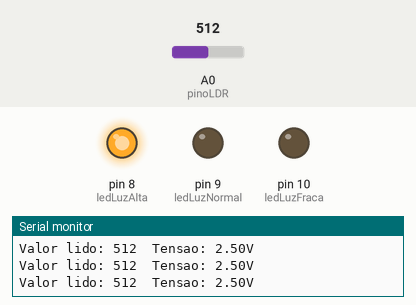
Bench run of a sketch on a simulated Arduino Uno, built with avr-gcc and run on an emulated ATmega328P. On the bench: output pins drawn as LEDs (lit = HIGH), the last lines printed to the serial monitor. Inputs (shaded band) come from the test bench; at power-on: A0 (pinoLDR) = 512.

Above: at 1.2 s.
1.3 s: A0 (pinoLDR) set to 317
4.3 s: A0 (pinoLDR) set to 287
At 5.5 s:
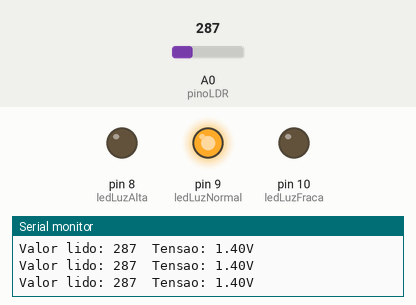
5.8 s: A0 (pinoLDR) set to 104
8.8 s: A0 (pinoLDR) set to 95
At 9.8 s:
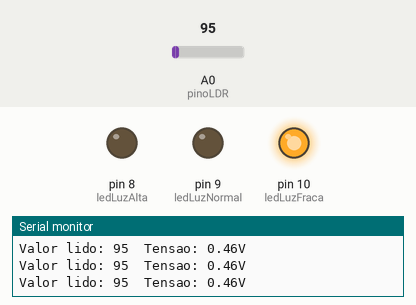
10.3 s: A0 (pinoLDR) set to 122
At 11.4 s:
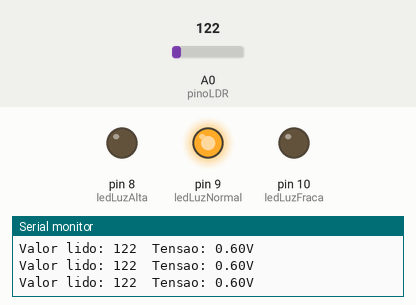
11.8 s: A0 (pinoLDR) set to 306
At 12.4 s:
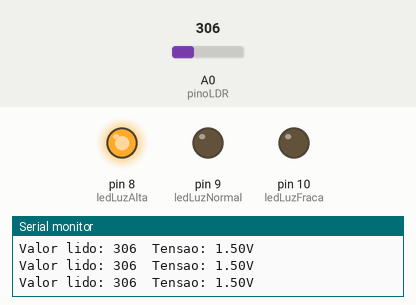
Timing chart, 0 to 14.3 s (numbered marks = the images above; inputs shaded):
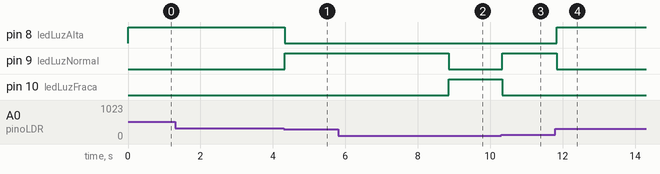

The sketch:

leitor_ldr.ino
```cpp
/*

*/

const int pinoLDR = A0;
const int ledLuzFraca = 10;
const int ledLuzNormal = 9;
const int ledLuzAlta = 8;

int valorLidoLDR = 0;
float tensao = 0.0;

void setup() {

  // Estou falando para o Arduíno que eu vou coletar ou escrever dados nele utilizando a porta serial, ou seja, atráves do cabo USB.
  Serial.begin(9600);

  pinMode(pinoLDR, INPUT);
  pinMode(ledLuzFraca, OUTPUT);
  pinMode(ledLuzNormal, OUTPUT);
  pinMode(ledLuzAlta, OUTPUT);

}

void loop() {
  valorLidoLDR = analogRead(pinoLDR);
  tensao = valorLidoLDR * 5.0 / 1023.0;

  Serial.print("Valor lido: ");
  Serial.print(valorLidoLDR);
  Serial.print("\t");
  Serial.print("Tensao: ");
  Serial.print(tensao);
  Serial.print("V");
  Serial.print("\n");

  if (valorLidoLDR < 100){
    digitalWrite(ledLuzNormal, LOW);
    digitalWrite(ledLuzAlta, LOW);
    digitalWrite(ledLuzFraca, HIGH);
  }
  else if(valorLidoLDR >= 80 && valorLidoLDR < 300){
    digitalWrite(ledLuzAlta, LOW);
    digitalWrite(ledLuzFraca, LOW);
    digitalWrite(ledLuzNormal, HIGH);
  }
  else{
    digitalWrite(ledLuzFraca, LOW);
    digitalWrite(ledLuzNormal, LOW);
    digitalWrite(ledLuzAlta, HIGH);
  }
  // delay(1000);
}
```

Measured:
- the behaviour switches between 300 and 299 on A0 (pinoLDR) (found by bisection; images 0 and 1)
- the behaviour switches between 100 and 99 on A0 (pinoLDR) (found by bisection; images 1 and 2)
- after the input at 4.3 s, pin 8 (ledLuzAlta): HIGH → LOW at once; pin 9 (ledLuzNormal): LOW → HIGH at once
- after the input at 8.8 s, pin 9 (ledLuzNormal): HIGH → LOW after 0.06 s; pin 10 (ledLuzFraca): LOW → HIGH after 0.06 s
- after the input at 10.3 s, pin 9 (ledLuzNormal): LOW → HIGH at once; pin 10 (ledLuzFraca): HIGH → LOW at once
- after the input at 11.8 s, pin 8 (ledLuzAlta): LOW → HIGH at once; pin 9 (ledLuzNormal): HIGH → LOW at once
